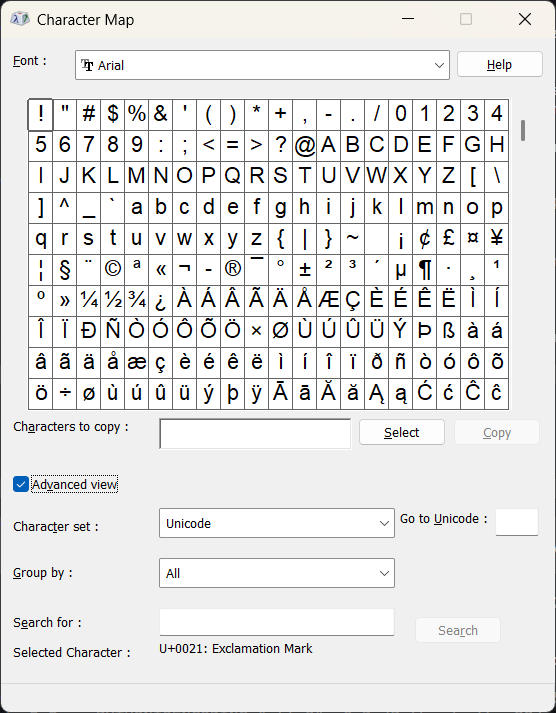
#> input picture data/realworld-heldout/images/charmap__advanced.png, 556 x 713 px; its folder holds only this picture in this run
$ python -i icon_library.py   (imports and definitions only)
#> lines starting #> are read from the running program, lines starting #| are printed output that depends on the picture
### src/visual_dom/logging_utils.py
"""
Central logging for the Visual DOM project.

Goals
-----
* Timestamped, level-tagged, module-tagged log lines (millisecond precision).
* One line to get a logger anywhere:  ``log = get_logger(__name__)``
* Logs go to the console AND a rotating file under ``logs/`` so slow runs can be
  diagnosed after the fact.
* A ``log_timing`` context manager to measure how long a phase takes — used to
  investigate performance (e.g. model load vs. inference).

This is intentionally dependency-free (stdlib ``logging`` only) so it can be
imported from any module, including inside detector backends and the CLI.

Usage
-----
    from visual_dom.logging_utils import get_logger, log_timing

    log = get_logger(__name__)
    log.info("starting")

    with log_timing(log, "load caption model"):
        model = load_model()          # logs "done in 3.41s"

Configuration via environment:
    VIZDOM_LOG_LEVEL   e.g. DEBUG, INFO (default), WARNING
    VIZDOM_LOG_DIR     directory for the log file (default: <project>/logs)
    VIZDOM_LOG_FILE    log file name (default: vizdom.log)
    VIZDOM_LOG_CONSOLE "0" to silence console output (file still written)
"""

import logging
import os
import time
from contextlib import contextmanager
from logging.handlers import RotatingFileHandler
from pathlib import Path

_ROOT_LOGGER_NAME = "visual_dom"
_configured = False

#: Sibling packages that log through this configuration, and the short tag they
#: appear under (see get_logger). Longest prefix first.
_FOREIGN_ALIASES = (
    ("tools.visual_dom_viewer", "viewer"),
    ("visual_dom_viewer", "viewer"),
    ("visual_gui_library", "rf"),
)

_FORMAT = "%(asctime)s.%(msecs)03d | %(levelname)-5s | %(name)s | %(message)s"
_DATEFMT = "%Y-%m-%d %H:%M:%S"


def _default_log_dir() -> Path:
    """<project root>/logs, overridable via VIZDOM_LOG_DIR."""
    env = os.environ.get("VIZDOM_LOG_DIR")
    if env:
        return Path(env)
    # this file: <root>/src/visual_dom/logging_utils.py -> parents[2] == <root>
    try:
        root = Path(__file__).resolve().parents[2]
    except IndexError:  # pragma: no cover - unusual layout
        root = Path.cwd()
    return root / "logs"


def configure_logging(
    level: str = None,
    log_file: str = None,
    to_console: bool = None,
    force: bool = False,
) -> logging.Logger:
    """
    Configure the ``visual_dom`` package logger once (idempotent).

    Subsequent calls are no-ops unless ``force=True``. Returns the package logger.
    Handlers are attached to the ``visual_dom`` logger (not the root logger) so we
    do not interfere with other libraries' logging.
    """
    global _configured
    pkg_logger = logging.getLogger(_ROOT_LOGGER_NAME)

    if _configured and not force:
        return pkg_logger

    # Resolve settings (args > env > default)
    level_name = (level or os.environ.get("VIZDOM_LOG_LEVEL") or "INFO").upper()
    resolved_level = getattr(logging, level_name, logging.INFO)
    file_name = log_file or os.environ.get("VIZDOM_LOG_FILE") or "vizdom.log"
    if to_console is None:
        to_console = os.environ.get("VIZDOM_LOG_CONSOLE", "1") != "0"

    pkg_logger.setLevel(resolved_level)
    # Clear our own handlers on force-reconfigure to avoid duplicates.
    if force:
        for h in list(pkg_logger.handlers):
            pkg_logger.removeHandler(h)
    pkg_logger.handlers = [h for h in pkg_logger.handlers
                           if getattr(h, "_vizdom", False) is False] if pkg_logger.handlers else []

    formatter = logging.Formatter(_FORMAT, datefmt=_DATEFMT)

    if to_console:
        ch = logging.StreamHandler()
        ch.setFormatter(formatter)
        ch._vizdom = True  # tag so we can identify our handlers
        pkg_logger.addHandler(ch)

    # Rotating file handler; failure to open a file must never break the app.
    try:
        log_dir = _default_log_dir()
        log_dir.mkdir(parents=True, exist_ok=True)
        fh = RotatingFileHandler(
            log_dir / file_name,
            maxBytes=5 * 1024 * 1024,
            backupCount=5,
            encoding="utf-8",
        )
        fh.setFormatter(formatter)
        fh._vizdom = True
        pkg_logger.addHandler(fh)
    except Exception as e:  # pragma: no cover - defensive
        pkg_logger.warning("Could not open log file: %s", e)

    # Don't double-log through the root logger.
    pkg_logger.propagate = False
    _configured = True
    return pkg_logger


def get_logger(name: str = None) -> logging.Logger:
    """
    Return a logger under the ``visual_dom`` namespace, configuring on first use.

    Pass ``__name__`` from the calling module. Names outside the ``visual_dom``
    package are re-homed under it so all project logs share one configuration and
    file (e.g. a script's ``__main__`` becomes ``visual_dom.__main__``).

    Sibling packages keep an identifying prefix rather than only their last
    component: the Robot Framework library's ``keywords.capture`` module would
    otherwise log as ``visual_dom.capture``, indistinguishable from the capture
    *adapter* — the log line would misattribute the message to another layer.
    """
#> called with name = 'traced_module'
    configure_logging()
    if not name or name == _ROOT_LOGGER_NAME:
        return logging.getLogger(_ROOT_LOGGER_NAME)
    if name.startswith(_ROOT_LOGGER_NAME + "."):
        return logging.getLogger(name)
    # Re-home foreign names under the package, keeping enough context to tell
    # which component spoke.
    short = name.split(".")[-1]
    for prefix, alias in _FOREIGN_ALIASES:
        if name == prefix or name.startswith(prefix + "."):
            return logging.getLogger(f"{_ROOT_LOGGER_NAME}.{alias}.{short}")
#> further down, picture is the input picture: shape (713, 556, 3); mean B, G, R 230.9, 231.2, 231.4
    return logging.getLogger(f"{_ROOT_LOGGER_NAME}.{short}")


# [20 lines left out: function log_timing, not called in this run]

### src/visual_dom/adapters/outbound/detectors/icon_library.py
"""
Project icon library: names for the icons a project defines itself.

A caption model has never seen a product's own icons (the fan, seat and
airflow glyphs of an automotive HMI), so it names them wrongly or not at all.
The project knows them exactly: it is a fixed set from a design system. This
module lets the project say so in a folder of reference images and one JSON
file, and the modular detector then names a detected icon by lookup instead
of by prediction.

Layout (``detector.icon_library`` points at the folder or at the JSON file)::

    icons/
      icons.json
      climate_fan.png
      climate_fan_dim.png

    {"icons": [
      {"name": "climate_fan", "label": "Climate fan",
       "aliases": ["fan", "blower"],
       "images": ["climate_fan.png", "climate_fan_dim.png"]}
    ]}

``label`` and ``aliases`` are what a ``desc=`` locator matches; ``name`` is a
stable identifier. ``images`` may list several appearances of one icon.

Matching is by SHAPE, not by pixels: every image is reduced to the edges of
whatever stands out from its own background. A dimmed, a highlighted, a
recoloured, an outlined and a filled rendering of one icon then give nearly
the same signature, as does a dark icon on a light theme.

The lookup abstains. A region is named only when its best match reaches
``min_score`` AND beats every other icon of the library by ``min_margin``;
otherwise it is left to the captioner, exactly as without a library. A wrong
name is worse than none: it makes a ``desc=`` step pass on the wrong element.

The library also FINDS its icons (``search``). The region model misses many
icons of a product it never saw, dimmed ones above all, and an icon without a
box cannot be named. So every icon-sized shape that stands out from its
background and has no box yet is put to the same lookup, and the ones the
library recognises get a box. The lookup is the filter: the shapes need not
be isolated or on an even background, as the contour pass demands, because
anything that is not a library icon is dropped again.
"""

import json
from dataclasses import dataclass
from pathlib import Path
from typing import Any, List, Optional, Sequence, Tuple

import numpy as np

from visual_dom.logging_utils import get_logger

log = get_logger(__name__)

Box = Tuple[int, int, int, int]

SIGNATURE_SIDE = 32
MANIFEST_NAME = "icons.json"


@dataclass(frozen=True)
class IconMatch:
    name: str
    label: str
    score: float
    runner_up: float        # best score of any OTHER icon of the library


@dataclass(frozen=True)
class _Reference:
    name: str
    label: str
    signature: np.ndarray
    aspect: float
    source: str


def _ink(image: np.ndarray) -> Optional[np.ndarray]:
    """How much each pixel belongs to the shape, 0..1; None for a blank image."""
    import cv2

    if image.ndim == 3 and image.shape[2] == 4:
        alpha = image[:, :, 3].astype(np.float32)
        if alpha.max() - alpha.min() > 32:          # a real cut-out, not an opaque PNG
            return alpha / 255.0
        image = image[:, :, :3]
    gray = (image if image.ndim == 2
            else cv2.cvtColor(image, cv2.COLOR_BGR2GRAY)).astype(np.float32)
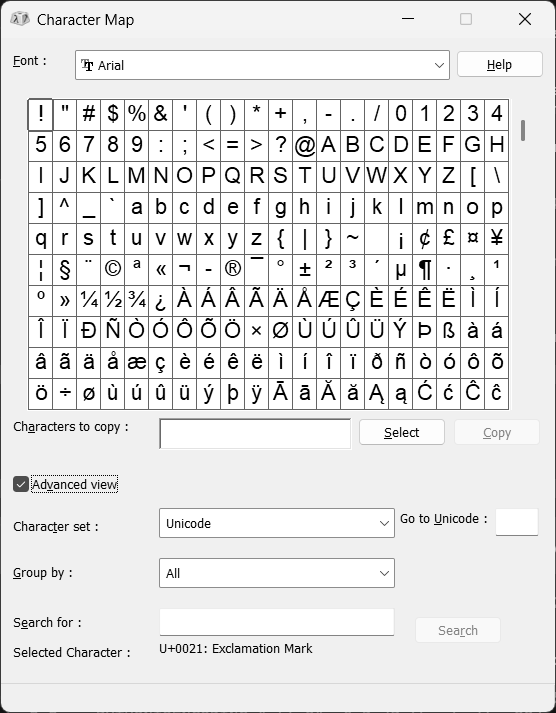
#> gray: shape (713, 556) float32; min 0, max 255, mean 231.2
    height, width = gray.shape
#> height = 713; width = 556
    if min(height, width) < 8:
        return None
    # The background is a plane fitted to the outer frame, not one grey value:
    # on a photographed screen, or over a glow, it brightens across the crop
    # and a constant would count that gradient as part of the shape.
    yy, xx = np.mgrid[0:height, 0:width]
    frame = np.zeros((height, width), dtype=bool)
    frame[:2] = frame[-2:] = True
    frame[:, :2] = frame[:, -2:] = True
    design = np.c_[np.ones(int(frame.sum())), xx[frame], yy[frame]]
    values = gray[frame]
#> values = 5060 values, max 243 at index 566, min 18 at index 3932, mean 149.9
    keep = np.ones(len(values), dtype=bool)
    coeff = np.zeros(3)
    for _ in range(2):          # second round without what the shape put on the frame
        coeff, *_rest = np.linalg.lstsq(design[keep], values[keep], rcond=None)
        residual = np.abs(design @ coeff - values)
        keep = residual <= max(6.0, float(np.percentile(residual, 70)))
#> this loop made 2 passes
#> coeff on passes 1 to 2: [147.4, 0.00382, 0.00405], [82.99, 0.073, 0.145]
    difference = np.abs(gray - (coeff[0] + coeff[1] * xx + coeff[2] * yy))
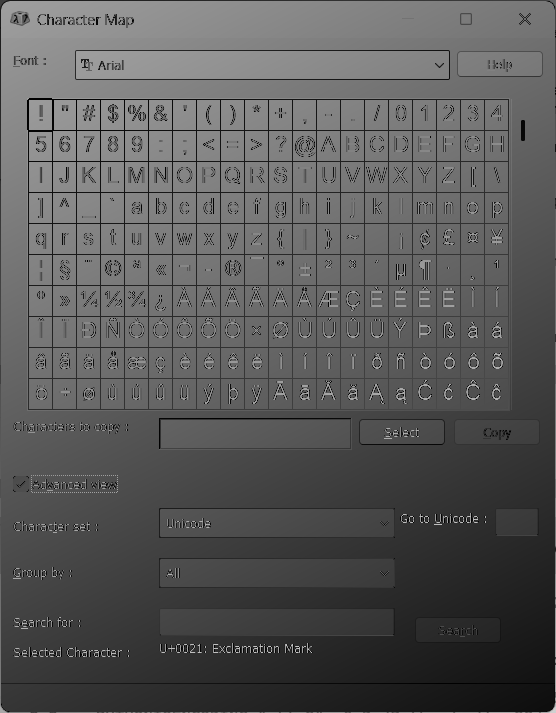
#> difference: shape (713, 556) float64; min 0.00568, max 208.9, mean 89
    peak = float(np.percentile(difference, 98))
#> peak = 151.6
    if peak < 12:                                    # nothing stands out
        return None
    return np.clip(difference / peak, 0.0, 1.0).astype(np.float32)
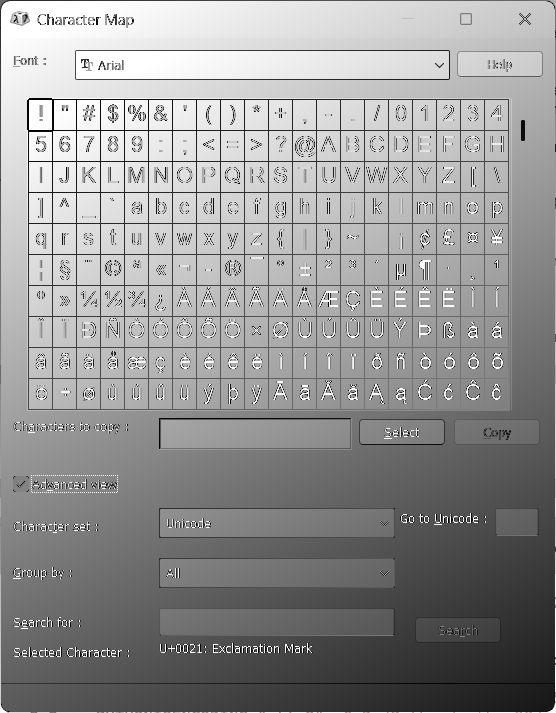
#> returned value: shape (713, 556) float32; min 3.74e-05, max 1, mean 0.586


def signature(image: np.ndarray) -> Optional[Tuple[np.ndarray, float]]:
    """
    (unit vector, width/height of the shape) for an icon image, or None when
    the image holds no shape. Brightness, colour and polarity do not matter.

    The vector describes the EDGES of the shape. One icon is drawn as a thin
    outline when inactive and as a filled glyph when active; their pixels
    barely overlap, their edges coincide (measured 2026-11-23 on a climate
    fan: 0.80-0.86 between outline, filled and photographed renderings,
    against -0.03 for the pixels themselves).
    """
    import cv2

    ink = _ink(image)
    if ink is None:
        return None
    rows = np.where(ink.max(axis=1) > 0.35)[0]
#> rows = 713 values from 0 to 712
    cols = np.where(ink.max(axis=0) > 0.35)[0]
#> cols = 556 values from 0 to 555
    if len(rows) < 5 or len(cols) < 5:
        return None
    ink = ink[rows[0]:rows[-1] + 1, cols[0]:cols[-1] + 1]
    height, width = ink.shape
#> height = 713; width = 556
    side = max(height, width)
#> side = 713
    square = np.zeros((side, side), dtype=np.float32)
    top, left = (side - height) // 2, (side - width) // 2
#> top = 0; left = 78
    square[top:top + height, left:left + width] = ink
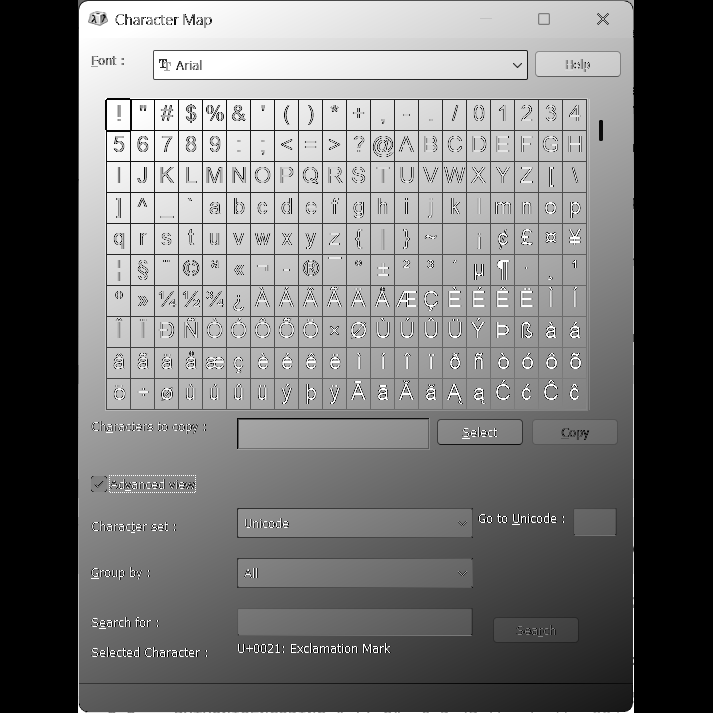
#> square: shape (713, 713) float32; min 0, max 1, mean 0.457
    small = cv2.resize(square, (SIGNATURE_SIDE, SIGNATURE_SIDE), interpolation=cv2.INTER_AREA)
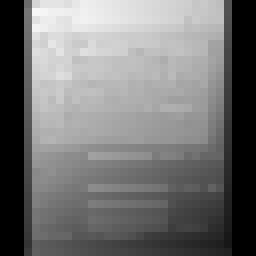
#> small: shape (32, 32) float32 (shown 8 times larger); min 0, max 0.97, mean 0.457
    kernel = np.ones((3, 3), dtype=np.uint8)
    edges = cv2.dilate(small, kernel) - cv2.erode(small, kernel)
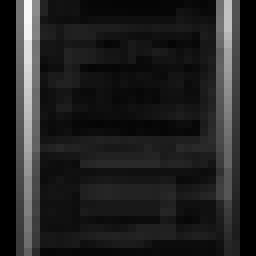
#> edges: shape (32, 32) float32 (shown 8 times larger); min 0, max 0.97, mean 0.13
    # blur: a pixel of misalignment or a thicker stroke must not halve the score
    edges = cv2.GaussianBlur(edges, (5, 5), 0)
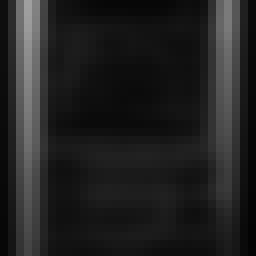
#> edges: shape (32, 32) float32 (shown 8 times larger); min 0.015, max 0.624, mean 0.131
    vector = edges.ravel() - float(edges.mean())
#> vector = 1024 values, max 0.493 at index 3, min -0.116 at index 959, mean 2.79e-09
    norm = float(np.linalg.norm(vector))
#> norm = 3.57
    if norm < 1e-6:
        return None
    return vector / norm, width / float(height)


# [11 lines left out: function _marked, not called in this run]


class IconLibrary:
    """Reference icons of one project and the lookup against them."""

    # [10 lines left out: function __init__, not called in this run]

    def __len__(self) -> int:
        return len({r.name for r in self._references})

    @property
    def names(self) -> List[str]:
        return sorted({r.name for r in self._references})

    # -- loading ---------------------------------------------------------- #

    # [127 lines left out: functions load, match_crop, search, match, not called in this run]

>>> import cv2
>>> picture = cv2.imread('../../../../../data/realworld-heldout/images/charmap__advanced.png')
>>> result = signature(picture)

$ run again, on data/realworld-heldout/images/folderopts__search.png
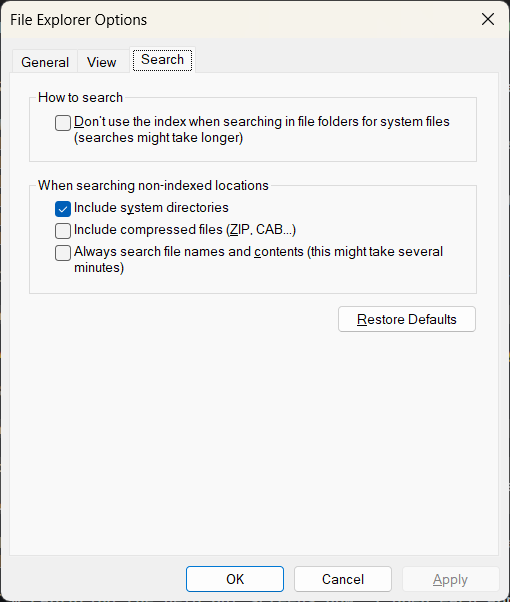
#> input picture data/realworld-heldout/images/folderopts__search.png, 510 x 602 px
#> picture is the input picture: shape (602, 510, 3); mean B, G, R 240.8, 241, 241.1
#> values = 4432 values, max 243 at index 520, min 18 at index 3396, mean 154.1
#> the loop in _ink, `for _ in range(2):` made 2 passes
#> coeff on passes 1 to 2: [151.6, -0.00285, 0.0106], [151.5, -0.021, 0.106]
#> peak = 100.6
#> rows = 602 values from 0 to 601
#> cols = 510 values from 0 to 509
#> in signature, `edges = cv2.GaussianBlur(edges, (5, 5), 0)`:
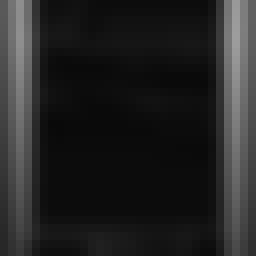
#> edges: shape (32, 32) float32 (shown 8 times larger); min 0.0385, max 0.616, mean 0.142
#> vector = 1024 values, max 0.474 at index 157, min -0.104 at index 487, mean -3.73e-09
#> norm = 4.49
